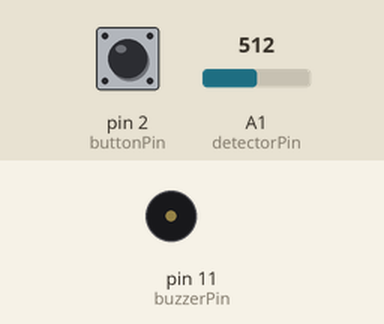
This sketch was run on a simulated Arduino Uno, built with avr-gcc and run on an emulated ATmega328P. Parts: buzzer (waves = sounding). The test bench sets the inputs (shaded band); at power-on: pin 2 (buttonPin) HIGH, A1 (detectorPin) = 512. What the sketch prints to the serial monitor is not drawn.

Above: at 0.1 s.
At 6.1 s:
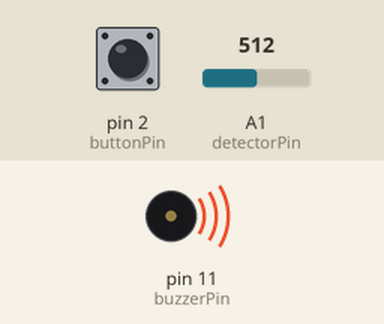
Timing chart, 0 to 7.6 s (numbered marks = the images above):
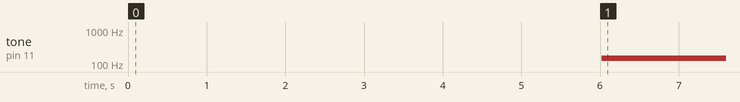

The sketch:

Knock_detector.ino
```cpp
const int detectorPin=A1;
const int buzzerPin=11;
const int buttonPin=2;
const int threshold=1;

int detectorValue=0;
int buttonState=0;
int prevButtonState=0;
int ShutUpSignal=1;
int FirstKnock=0;
//FirstKnock stores the time of the first knock aftereach time the button was pressed
//or the first actual knock initially
int LastKnock=0;
int LastButtonPress=0;

void setup() {
  pinMode(detectorPin,INPUT);
  pinMode(buttonPin,INPUT_PULLUP);
  Serial.begin(9600);
}

void loop() {
  detectorValue=analogRead(detectorPin);
   Serial.println(detectorValue);
   prevButtonState=buttonState;
   buttonState=digitalRead(buttonPin);
  //due to using the Arduino PULLUP resistance the values for the button are switched:1 when the button is not pressed,0 when the button is pressed
   if(buttonState==0 && prevButtonState==1 && millis() - LastButtonPress>100)
   {
     ShutUpSignal=1;
     LastButtonPress=millis();
   }
   if(detectorValue>threshold && millis() - LastKnock>=1000)
   {
      LastKnock=millis();
      Serial.println("Knock");
      if(ShutUpSignal==1)FirstKnock=LastKnock;
      ShutUpSignal=0;
   }
   Serial.println();
   if(ShutUpSignal==0 && millis() - FirstKnock>=5000)
   {
     tone(buzzerPin,500,300);
     tone(buzzerPin,150,300);
     noTone(2000);
   }
}
```

Measured:
- by itself, tone on pin 11 (buzzerPin): silent → 150 Hz at 6.0 s
